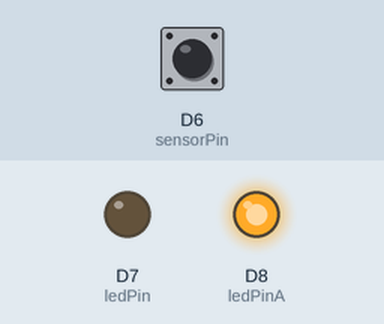
Recording of a sketch running on a simulated Arduino MKR. On the bench: output pins drawn as LEDs (lit = HIGH). Dashed ring = blinking. Inputs (shaded band) come from the test bench; at power-on: D6 (sensorPin) LOW. WiFi joins after 1.5 s; servers stay silent unless stated; what the sketch prints to the serial monitor is not drawn.

Above: at 2.7 s.
2.8 s: D6 (sensorPin) driven HIGH
At 4.0 s:
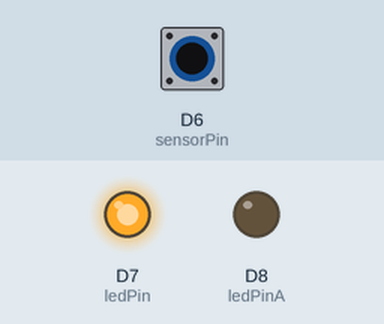
4.3 s: D6 (sensorPin) driven LOW
At 5.2 s:
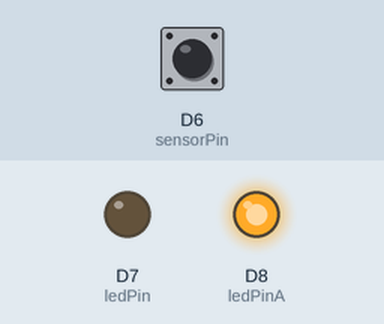
5.8 s: D6 (sensorPin) pulsed HIGH 2 times (0.12 s each, 0.3 s apart)
At 6.01 s:
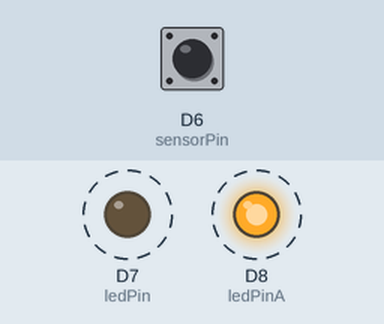
Timing chart, 0 to 8.8 s (numbered marks = the images above; inputs shaded):
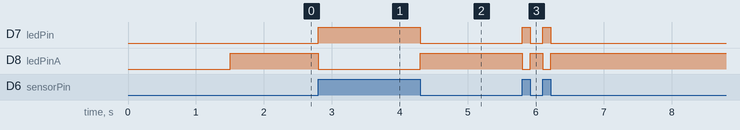

The sketch:

7MKR1000.ino
```cpp
#include <WiFi101.h>
#include <WiFiServer.h>
#include <WiFiClient.h>

char ssid[] = "LAPTOP-PQ5Q9JFU 4536";
char password[] = "H9l4946|";
//char ssid[] = "DESKTOP-PLMATCB 7643";
//char password[] = "6a3}5S00";

WiFiServer server(26);
WiFiClient client;

int ledPinA=8;
int ledPin=7;
int sensorPin=6;
boolean val=0;

void setup() {
   pinMode(ledPinA, OUTPUT);
  pinMode(ledPin, OUTPUT);
  pinMode(sensorPin, INPUT);
  Serial.begin (9600);
  Serial.begin(9600);
  WiFi.begin(ssid, password);

  server.begin();
}

void loop() {

 val = digitalRead(sensorPin);
//als het geluid te hard is geeft de arduino het signaal "too loud" door. Een van de led lampen gaat uit terwijl de andere aan gaat.
             if (val==HIGH) {
             client.print("TOO LOUD");
             digitalWrite(ledPin, HIGH);
             digitalWrite(ledPinA, LOW);
             }
             else {
             client.print("FINE");
             digitalWrite(ledPin, LOW);
             digitalWrite(ledPinA, HIGH);
             }

  if(WiFi.status() == WL_CONNECTED){

    client = server.available();
      Serial.println("Connected");

      while(client.connected()){
        val = digitalRead(sensorPin);

             if (val==HIGH) {
             client.print("TOO LOUD");
             Serial.println("Too loud b");
             digitalWrite(ledPin, HIGH);
             digitalWrite(ledPinA, LOW);
             }
             else {
             //client.print("FINE");
             digitalWrite(ledPin, LOW);
             digitalWrite(ledPinA, HIGH);
             }

            Serial.println("Connected to a client");
            delay(15);
            }


            }
  else{
    Serial.println("Can't connect to the WiFi network.");
    WiFi.begin(ssid, password);
    server.begin();
    delay(1000);
  }
}
```

Measured:
- after the input at 2.8 s, D7 (ledPin): LOW → HIGH at once; D8 (ledPinA): HIGH → LOW at once
- after the input at 4.3 s, D7 (ledPin): HIGH → LOW at once; D8 (ledPinA): LOW → HIGH at once
- after the input at 5.8 s, D7 (ledPin): alternates HIGH for 0.12 s and LOW for 0.18 s, 4 changes in all, then stays LOW, starting at once; D8 (ledPinA): alternates HIGH for 0.18 s and LOW for 0.12 s, 4 changes in all, then stays HIGH, starting at once
